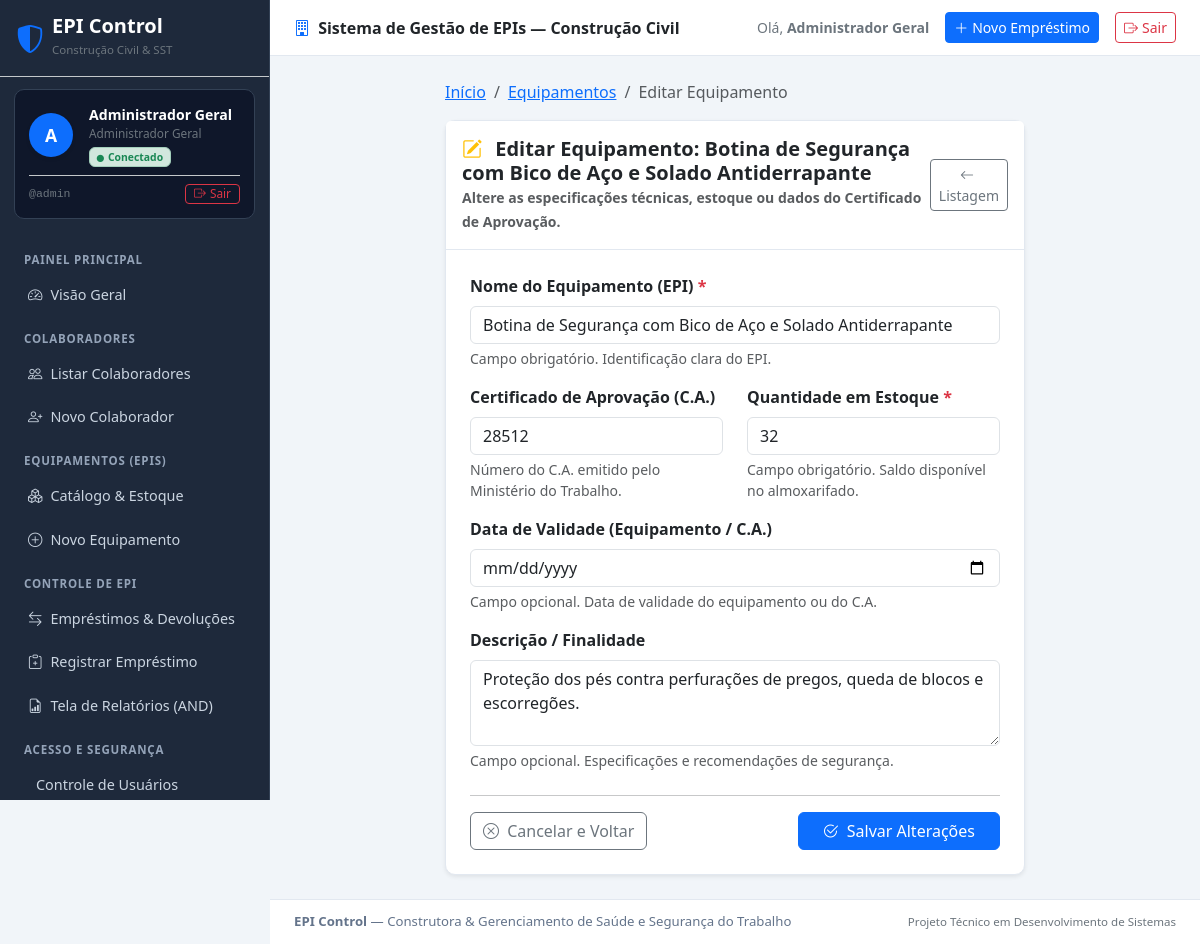
The app's page /equipamentos/7/editar/ (signed in) with its own data.
### core/models.py (models this page shows, shortened)
class EPI(models.Model):
    nome = models.CharField(max_length=150, verbose_name="Nome do Equipamento")
    descricao = models.TextField(blank=True, null=True, verbose_name="Descrição")
    certificado_aprovacao = models.CharField(
        max_length=50,
        blank=True,
        null=True,
        verbose_name="Certificado de Aprovação (CA)",
        help_text="Número do C.A. emitido pelo Ministério do Trabalho."
    )
    quantidade_estoque = models.IntegerField(default=0, verbose_name="Quantidade em Estoque")
    validade = models.DateField(blank=True, null=True, verbose_name="Validade do Equipamento / C.A.")
    criado_em = models.DateTimeField(auto_now_add=True, verbose_name="Criado em")
    atualizado_em = models.DateTimeField(auto_now=True, verbose_name="Atualizado em")
    class Meta:
        verbose_name = "EPI"
        verbose_name_plural = "EPIs"
        ordering = ['nome']

### core/views.py (the view)
# urls.py: path('equipamentos/<int:pk>/editar/', views.epi_update, name='epi_update'),
@login_required
def epi_update(request, pk):
    epi = get_object_or_404(EPI, pk=pk)
    if request.method == 'POST':
        form = EPIForm(request.POST, instance=epi)
        if form.is_valid():
            form.save()
            messages.success(
                request,
                f"Equipamento '{epi.nome}' atualizado com sucesso!"
            )
            return redirect('epi_list')
        else:
            messages.error(
                request,
                "Falha ao salvar as alterações do equipamento. Corrija os erros destacados."
            )
    else:
        form = EPIForm(instance=epi)
    context = {
        'form': form,
        'epi': epi,
        'titulo_pagina': f'Editar Equipamento: {epi.nome}',
        'is_edicao': True,
    }
    return render(request, 'equipamentos/epi_form.html', context)

### templates/equipamentos/epi_form.html (shortened to what this page needs)
{% extends 'base.html' %}
{% block content %}
<div class="row justify-content-center">
    <div class="col-lg-8">
        <nav aria-label="breadcrumb" class="mb-3">
            <ol class="breadcrumb">
                <li class="breadcrumb-item"><a href="{% url 'home' %}">Início</a></li>
                <li class="breadcrumb-item"><a href="{% url 'epi_list' %}">Equipamentos</a></li>
                <li class="breadcrumb-item active" aria-current="page">
                    {% if is_edicao %}Editar Equipamento{% else %}Cadastrar Equipamento{% endif %}
                </li>
            </ol>
        </nav>
        <div class="card shadow-sm">
            <div class="card-header bg-white py-3">
                <div class="d-flex justify-content-between align-items-center">
                    <div>
                        <h5 class="mb-0 fw-bold text-dark">
                            <i class="bi {% if is_edicao %}bi-pencil-square text-warning{% else %}bi-tools text-primary{% endif %} me-2"></i>
                            {{ titulo_pagina }}
                        </h5>
                        <small class="text-muted">
                            {% if is_edicao %}
                                Altere as especificações técnicas, estoque ou dados do Certificado de Aprovação.
                            {% else %}
                                Cadastre um novo Equipamento de Proteção Individual para o controle do almoxarifado.
                            {% endif %}
                        </small>
                    </div>
                    <a href="{% url 'epi_list' %}" class="btn btn-sm btn-outline-secondary">
                        <i class="bi bi-arrow-left me-1"></i> Listagem
                    </a>
                </div>
            </div>
            <div class="card-body p-4">
                <form method="post" novalidate>
                    <div class="mb-3">
                        <label for="{{ form.nome.id_for_label }}" class="form-label fw-semibold">
                            {{ form.nome.label }} <span class="text-danger">*</span>
                        </label>
                        {{ form.nome }}
                        {% if form.nome.errors %}
                            <div class="text-danger small mt-1">
                                {% for error in form.nome.errors %}
                                    <i class="bi bi-x-circle me-1"></i>{{ error }}
                                {% endfor %}
                            </div>
                        {% else %}
                            <div class="form-text text-muted">{{ form.nome.help_text }}</div>
                        {% endif %}
                    </div>
                    <div class="row">
                        <div class="col-md-6 mb-3">
                            <label for="{{ form.certificado_aprovacao.id_for_label }}" class="form-label fw-semibold">
                                {{ form.certificado_aprovacao.label }}
                            </label>
                            {{ form.certificado_aprovacao }}
                            {% if form.certificado_aprovacao.errors %}
                                <div class="text-danger small mt-1">
                                    {% for error in form.certificado_aprovacao.errors %}
                                        <i class="bi bi-x-circle me-1"></i>{{ error }}
                                    {% endfor %}
                                </div>
                            {% else %}
                                <div class="form-text text-muted">{{ form.certificado_aprovacao.help_text }}</div>
                            {% endif %}
                        </div>
                        <div class="col-md-6 mb-3">
                            <label for="{{ form.quantidade_estoque.id_for_label }}" class="form-label fw-semibold">
                                {{ form.quantidade_estoque.label }} <span class="text-danger">*</span>
                            </label>
                            {{ form.quantidade_estoque }}
                            {% if form.quantidade_estoque.errors %}
                                <div class="text-danger small mt-1">
                                    {% for error in form.quantidade_estoque.errors %}
                                        <i class="bi bi-x-circle me-1"></i>{{ error }}
                                    {% endfor %}
                                </div>
                            {% else %}
                                <div class="form-text text-muted">{{ form.quantidade_estoque.help_text }}</div>
                            {% endif %}
                        </div>
                    </div>
                    <div class="mb-3">
                        <label for="{{ form.validade.id_for_label }}" class="form-label fw-semibold">
                            {{ form.validade.label }}
                        </label>
                        {{ form.validade }}
                        {% if form.validade.errors %}
                            <div class="text-danger small mt-1">
                                {% for error in form.validade.errors %}
                                    <i class="bi bi-x-circle me-1"></i>{{ error }}
                                {% endfor %}
                            </div>
                        {% else %}
                            <div class="form-text text-muted">{{ form.validade.help_text }}</div>
                        {% endif %}
                    </div>
                    <div class="mb-4">
                        <label for="{{ form.descricao.id_for_label }}" class="form-label fw-semibold">
                            {{ form.descricao.label }}
                        </label>
                        {{ form.descricao }}
                        {% if form.descricao.errors %}
                            <div class="text-danger small mt-1">
                                {% for error in form.descricao.errors %}
                                    <i class="bi bi-x-circle me-1"></i>{{ error }}
                                {% endfor %}
                            </div>
                        {% else %}
                            <div class="form-text text-muted">{{ form.descricao.help_text }}</div>
                        {% endif %}
                    </div>
                    <hr class="my-3">
                    <div class="d-flex justify-content-between align-items-center">
                        <a href="{% url 'epi_list' %}" class="btn btn-outline-secondary">
                            <i class="bi bi-x-circle me-1"></i> Cancelar e Voltar
                        </a>
                        <button type="submit" class="btn btn-primary px-4">
                            {% if is_edicao %}
                                <i class="bi bi-check2-circle me-1"></i> Salvar Alterações
                            {% else %}
                                <i class="bi bi-plus-circle me-1"></i> Cadastrar Equipamento
                            {% endif %}
                        </button>
                    </div>
                </form>
            </div>
        </div>
    </div>
</div>
{% endblock %}

### templates/base.html (shortened to what this page needs)
{% load static %}
<!DOCTYPE html>
<html lang="pt-br">
<head>
    <link href="https://cdn.jsdelivr.net/npm/bootstrap@5.3.3/dist/css/bootstrap.min.css" rel="stylesheet">
    <link rel="stylesheet" href="https://cdn.jsdelivr.net/npm/bootstrap-icons@1.11.3/font/bootstrap-icons.min.css">
    <link rel="stylesheet" href="{% static 'css/style.css' %}">
</head>
<body>
<div class="app-container">
    <aside class="app-sidebar d-none d-lg-flex flex-column" id="desktopSidebar">
        <div class="p-3 border-bottom border-secondary-subtle">
            <a href="{% url 'home' %}" class="d-flex align-items-center text-white text-decoration-none">
                <i class="bi bi-shield-shaded text-primary fs-3 me-2"></i>
                <div>
                    <div class="fw-bold fs-5 lh-1">EPI Control</div>
                    <small class="text-secondary" style="font-size: 0.72rem;">Construção Civil & SST</small>
                </div>
            </a>
        </div>
        <div class="user-profile-box">
            <div class="d-flex align-items-center gap-3">
                <div class="bg-primary text-white rounded-circle d-flex align-items-center justify-content-center fw-bold shadow-sm" style="width: 44px; height: 44px; min-width: 44px; font-size: 1.1rem;">
                    {{ request.user.username|first|upper }}
                </div>
                <div class="overflow-hidden flex-grow-1">
                    <div class="fw-bold text-white text-truncate" style="font-size: 0.88rem;" title="{{ request.user.get_full_name|default:request.user.username }}">
                        {{ request.user.get_full_name|default:request.user.username }}
                    </div>
                    <div class="text-secondary small text-truncate" style="font-size: 0.74rem;">
                        {% if request.user.is_superuser %}
                            Administrador Geral
                        {% elif request.user.groups.all %}
                            {{ request.user.groups.all.0.name }}
                        {% elif request.user.is_staff %}
                            Equipe Técnica (Staff)
                        {% else %}
                            Usuário Conectado
                        {% endif %}
                    </div>
                    <span class="badge bg-success-subtle text-success border border-success-subtle mt-1" style="font-size: 0.65rem;">
                        <i class="bi bi-circle-fill me-1" style="font-size: 0.45rem;"></i>Conectado
                    </span>
                </div>
            </div>
            <div class="mt-2 pt-2 border-top border-secondary-subtle d-flex justify-content-between align-items-center">
                <small class="text-secondary font-monospace" style="font-size: 0.72rem;">@{{ request.user.username }}</small>
                <a href="{% url 'logout' %}" class="btn btn-outline-danger btn-sm py-0 px-2" style="font-size: 0.74rem;" title="Encerrar sessão no sistema">
                    <i class="bi bi-box-arrow-right me-1"></i>Sair
                </a>
            </div>
        </div>
        <nav class="sidebar-nav flex-grow-1 py-2">
            <div class="sidebar-heading">Painel Principal</div>
            <a class="nav-link {% if request.resolver_match.url_name == 'home' %}active{% endif %}" href="{% url 'home' %}">
                <i class="bi bi-speedometer2 me-2"></i> Visão Geral
            </a>
            <div class="sidebar-heading">Colaboradores</div>
            <a class="nav-link {% if request.resolver_match.url_name == 'colaborador_list' %}active{% endif %}" href="{% url 'colaborador_list' %}">
                <i class="bi bi-people me-2"></i> Listar Colaboradores
            </a>
            <a class="nav-link {% if request.resolver_match.url_name == 'colaborador_create' %}active{% endif %}" href="{% url 'colaborador_create' %}">
                <i class="bi bi-person-plus me-2"></i> Novo Colaborador
            </a>
            <div class="sidebar-heading">Equipamentos (EPIs)</div>
            <a class="nav-link {% if request.resolver_match.url_name == 'epi_list' %}active{% endif %}" href="{% url 'epi_list' %}">
                <i class="bi bi-boxes me-2"></i> Catálogo & Estoque
            </a>
            <a class="nav-link {% if request.resolver_match.url_name == 'epi_create' %}active{% endif %}" href="{% url 'epi_create' %}">
                <i class="bi bi-plus-circle me-2"></i> Novo Equipamento
            </a>
            <div class="sidebar-heading">Controle de EPI</div>
            <a class="nav-link {% if request.resolver_match.url_name == 'emprestimo_list' %}active{% endif %}" href="{% url 'emprestimo_list' %}">
                <i class="bi bi-arrow-left-right me-2"></i> Empréstimos & Devoluções
            </a>
            <a class="nav-link {% if request.resolver_match.url_name == 'emprestimo_create' %}active{% endif %}" href="{% url 'emprestimo_create' %}">
                <i class="bi bi-clipboard-plus me-2"></i> Registrar Empréstimo
            </a>
            <a class="nav-link {% if request.resolver_match.url_name == 'relatorio_list' %}active{% endif %}" href="{% url 'relatorio_list' %}">
                <i class="bi bi-file-earmark-bar-graph me-2"></i> Tela de Relatórios (AND)
            </a>
            <div class="sidebar-heading">Acesso e Segurança</div>
            <a class="nav-link {% if request.resolver_match.url_name == 'usuario_list' %}active{% endif %}" href="{% url 'usuario_list' %}">
                 Controle de Usuários
            </a>
        </nav>
    </aside>
    <div class="app-content">
        <header class="top-bar d-flex justify-content-between align-items-center">
            <div class="d-flex align-items-center gap-2">
                <span class="fw-semibold text-dark d-none d-sm-inline">
                    <i class="bi bi-building me-1 text-primary"></i> Sistema de Gestão de EPIs — Construção Civil
                </span>
            </div>
            <div class="d-flex align-items-center gap-3">
                <span class="text-secondary small d-none d-md-inline">
                    Olá, <strong>{{ request.user.get_full_name|default:request.user.username }}</strong>
                </span>
                <a href="{% url 'emprestimo_create' %}" class="btn btn-sm btn-primary d-none d-sm-inline-flex align-items-center">
                    <i class="bi bi-plus-lg me-1"></i> Novo Empréstimo
                </a>
                <a href="{% url 'logout' %}" class="btn btn-sm btn-outline-danger d-inline-flex align-items-center" title="Sair do sistema">
                    <i class="bi bi-box-arrow-right me-1"></i> Sair
                </a>
            </div>
        </header>
        <main class="main-body">
            {% block content %}
            {% endblock %}
        </main>
        <footer class="app-footer text-center text-md-start d-flex flex-column flex-md-row justify-content-between align-items-center gap-2">
            <div>
                <strong>EPI Control</strong> — Construtora & Gerenciamento de Saúde e Segurança do Trabalho
            </div>
            <div class="text-secondary small">
                Projeto Técnico em Desenvolvimento de Sistemas
            </div>
        </footer>
    </div>
</div>
</body>
</html>

### records on screen
EPI: nome "Botina de Segurança com Bico de Aço e Solado Antiderrapante", certificado_aprovacao "28512", quantidade_estoque "32", descricao "Proteção dos pés contra perfurações de pregos, queda de blocos e escorregões."

### other values on screen
{{ request.user.username|first|upper }} "A"
{{ request.user.get_full_name|default:request.user.username }} "Administrador Geral"
{{ request.user.username }} "admin"
{{ titulo_pagina }} "Editar Equipamento: Botina de Segurança com Bico de Aço e Solado Antiderrapante"
